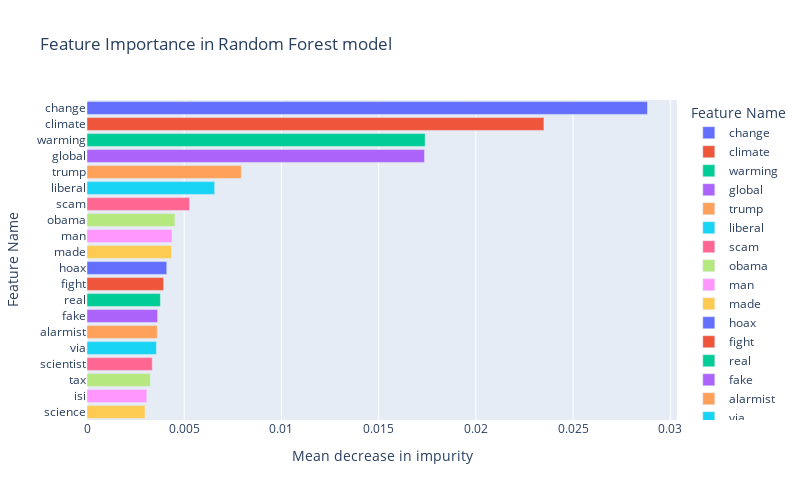

The code cell stored with this chart in its notebook:
### Markdown cell above
<h3>Feature importance</h3>

As the replacing approach seemed to perform best, we will take a look at the feature importance of the logistic regression model.

### Code cell
# Get feature names from tf-idf.
feature_names = tf_idf_replace.get_feature_names_out()

# Get feature importances from random forest model.
importances = rf_replace.feature_importances_

# Create dataframe.
feature_importance = pd.DataFrame(feature_names, columns=["feature"])
feature_importance["importance"] = importances
feature_importance = feature_importance.sort_values(by=["importance"], ascending=False).head(20)

# Visualize feature importance.
fig = px.bar(feature_importance, y="feature", x="importance", orientation="h",  title ="Feature Importance in Random Forest model", width=800, height=500, labels={"feature": "Feature Name", "importance": "Mean decrease in impurity"}, color="feature")
fig.update_layout(yaxis={"categoryorder":"total ascending"})
fig.show()

### Figure 1 — Plotly figure (JSON) as saved in the notebook; plotly's stock layout.template omitted (floating-point values rounded to 4 significant figures)
{"data": [{"alignmentgroup": "True", "hovertemplate": "Feature Name=%{y}<br>Mean decrease in impurity=%{x}<extra></extra>", "legendgroup": "change", "marker": {"color": "#636efa", "pattern": {"shape": ""}}, "name": "change", "offsetgroup": "change", "orientation": "h", "showlegend": true, "textposition": "auto", "type": "bar", "x": [0.02883], "xaxis": "x", "y": ["change"], "yaxis": "y"}, {"alignmentgroup": "True", "hovertemplate": "Feature Name=%{y}<br>Mean decrease in impurity=%{x}<extra></extra>", "legendgroup": "climate", "marker": {"color": "#EF553B", "pattern": {"shape": ""}}, "name": "climate", "offsetgroup": "climate", "orientation": "h", "showlegend": true, "textposition": "auto", "type": "bar", "x": [0.0235], "xaxis": "x", "y": ["climate"], "yaxis": "y"}, {"alignmentgroup": "True", "hovertemplate": "Feature Name=%{y}<br>Mean decrease in impurity=%{x}<extra></extra>", "legendgroup": "warming", "marker": {"color": "#00cc96", "pattern": {"shape": ""}}, "name": "warming", "offsetgroup": "warming", "orientation": "h", "showlegend": true, "textposition": "auto", "type": "bar", "x": [0.01739], "xaxis": "x", "y": ["warming"], "yaxis": "y"}, {"alignmentgroup": "True", "hovertemplate": "Feature Name=%{y}<br>Mean decrease in impurity=%{x}<extra></extra>", "legendgroup": "global", "marker": {"color": "#ab63fa", "pattern": {"shape": ""}}, "name": "global", "offsetgroup": "global", "orientation": "h", "showlegend": true, "textposition": "auto", "type": "bar", "x": [0.01736], "xaxis": "x", "y": ["global"], "yaxis": "y"}, {"alignmentgroup": "True", "hovertemplate": "Feature Name=%{y}<br>Mean decrease in impurity=%{x}<extra></extra>", "legendgroup": "trump", "marker": {"color": "#FFA15A", "pattern": {"shape": ""}}, "name": "trump", "offsetgroup": "trump", "orientation": "h", "showlegend": true, "textposition": "auto", "type": "bar", "x": [0.007934], "xaxis": "x", "y": ["trump"], "yaxis": "y"}, {"alignmentgroup": "True", "hovertemplate": "Feature Name=%{y}<br>Mean decrease in impurity=%{x}<extra></extra>", "legendgroup": "liberal", "marker": {"color": "#19d3f3", "pattern": {"shape": ""}}, "name": "liberal", "offsetgroup": "liberal", "orientation": "h", "showlegend": true, "textposition": "auto", "type": "bar", "x": [0.006566], "xaxis": "x", "y": ["liberal"], "yaxis": "y"}, {"alignmentgroup": "True", "hovertemplate": "Feature Name=%{y}<br>Mean decrease in impurity=%{x}<extra></extra>", "legendgroup": "scam", "marker": {"color": "#FF6692", "pattern": {"shape": ""}}, "name": "scam", "offsetgroup": "scam", "orientation": "h", "showlegend": true, "textposition": "auto", "type": "bar", "x": [0.005275], "xaxis": "x", "y": ["scam"], "yaxis": "y"}, {"alignmentgroup": "True", "hovertemplate": "Feature Name=%{y}<br>Mean decrease in impurity=%{x}<extra></extra>", "legendgroup": "obama", "marker": {"color": "#B6E880", "pattern": {"shape": ""}}, "name": "obama", "offsetgroup": "obama", "orientation": "h", "showlegend": true, "textposition": "auto", "type": "bar", "x": [0.004521], "xaxis": "x", "y": ["obama"], "yaxis": "y"}, {"alignmentgroup": "True", "hovertemplate": "Feature Name=%{y}<br>Mean decrease in impurity=%{x}<extra></extra>", "legendgroup": "man", "marker": {"color": "#FF97FF", "pattern": {"shape": ""}}, "name": "man", "offsetgroup": "man", "orientation": "h", "showlegend": true, "textposition": "auto", "type": "bar", "x": [0.004372], "xaxis": "x", "y": ["man"], "yaxis": "y"}, {"alignmentgroup": "True", "hovertemplate": "Feature Name=%{y}<br>Mean decrease in impurity=%{x}<extra></extra>", "legendgroup": "made", "marker": {"color": "#FECB52", "pattern": {"shape": ""}}, "name": "made", "offsetgroup": "made", "orientation": "h", "showlegend": true, "textposition": "auto", "type": "bar", "x": [0.004345], "xaxis": "x", "y": ["made"], "yaxis": "y"}, {"alignmentgroup": "True", "hovertemplate": "Feature Name=%{y}<br>Mean decrease in impurity=%{x}<extra></extra>", "legendgroup": "hoax", "marker": {"color": "#636efa", "pattern": {"shape": ""}}, "name": "hoax", "offsetgroup": "hoax", "orientation": "h", "showlegend": true, "textposition": "auto", "type": "bar", "x": [0.004102], "xaxis": "x", "y": ["hoax"], "yaxis": "y"}, {"alignmentgroup": "True", "hovertemplate": "Feature Name=%{y}<br>Mean decrease in impurity=%{x}<extra></extra>", "legendgroup": "fight", "marker": {"color": "#EF553B", "pattern": {"shape": ""}}, "name": "fight", "offsetgroup": "fight", "orientation": "h", "showlegend": true, "textposition": "auto", "type": "bar", "x": [0.003941], "xaxis": "x", "y": ["fight"], "yaxis": "y"}, {"alignmentgroup": "True", "hovertemplate": "Feature Name=%{y}<br>Mean decrease in impurity=%{x}<extra></extra>", "legendgroup": "real", "marker": {"color": "#00cc96", "pattern": {"shape": ""}}, "name": "real", "offsetgroup": "real", "orientation": "h", "showlegend": true, "textposition": "auto", "type": "bar", "x": [0.003774], "xaxis": "x", "y": ["real"], "yaxis": "y"}, {"alignmentgroup": "True", "hovertemplate": "Feature Name=%{y}<br>Mean decrease in impurity=%{x}<extra></extra>", "legendgroup": "fake", "marker": {"color": "#ab63fa", "pattern": {"shape": ""}}, "name": "fake", "offsetgroup": "fake", "orientation": "h", "showlegend": true, "textposition": "auto", "type": "bar", "x": [0.00363], "xaxis": "x", "y": ["fake"], "yaxis": "y"}, {"alignmentgroup": "True", "hovertemplate": "Feature Name=%{y}<br>Mean decrease in impurity=%{x}<extra></extra>", "legendgroup": "alarmist", "marker": {"color": "#FFA15A", "pattern": {"shape": ""}}, "name": "alarmist", "offsetgroup": "alarmist", "orientation": "h", "showlegend": true, "textposition": "auto", "type": "bar", "x": [0.003616], "xaxis": "x", "y": ["alarmist"], "yaxis": "y"}, {"alignmentgroup": "True", "hovertemplate": "Feature Name=%{y}<br>Mean decrease in impurity=%{x}<extra></extra>", "legendgroup": "via", "marker": {"color": "#19d3f3", "pattern": {"shape": ""}}, "name": "via", "offsetgroup": "via", "orientation": "h", "showlegend": true, "textposition": "auto", "type": "bar", "x": [0.003571], "xaxis": "x", "y": ["via"], "yaxis": "y"}, {"alignmentgroup": "True", "hovertemplate": "Feature Name=%{y}<br>Mean decrease in impurity=%{x}<extra></extra>", "legendgroup": "scientist", "marker": {"color": "#FF6692", "pattern": {"shape": ""}}, "name": "scientist", "offsetgroup": "scientist", "orientation": "h", "showlegend": true, "textposition": "auto", "type": "bar", "x": [0.003356], "xaxis": "x", "y": ["scientist"], "yaxis": "y"}, {"alignmentgroup": "True", "hovertemplate": "Feature Name=%{y}<br>Mean decrease in impurity=%{x}<extra></extra>", "legendgroup": "tax", "marker": {"color": "#B6E880", "pattern": {"shape": ""}}, "name": "tax", "offsetgroup": "tax", "orientation": "h", "showlegend": true, "textposition": "auto", "type": "bar", "x": [0.003253], "xaxis": "x", "y": ["tax"], "yaxis": "y"}, {"alignmentgroup": "True", "hovertemplate": "Feature Name=%{y}<br>Mean decrease in impurity=%{x}<extra></extra>", "legendgroup": "isi", "marker": {"color": "#FF97FF", "pattern": {"shape": ""}}, "name": "isi", "offsetgroup": "isi", "orientation": "h", "showlegend": true, "textposition": "auto", "type": "bar", "x": [0.003078], "xaxis": "x", "y": ["isi"], "yaxis": "y"}, {"alignmentgroup": "True", "hovertemplate": "Feature Name=%{y}<br>Mean decrease in impurity=%{x}<extra></extra>", "legendgroup": "science", "marker": {"color": "#FECB52", "pattern": {"shape": ""}}, "name": "science", "offsetgroup": "science", "orientation": "h", "showlegend": true, "textposition": "auto", "type": "bar", "x": [0.002983], "xaxis": "x", "y": ["science"], "yaxis": "y"}], "layout": {"barmode": "relative", "height": 500, "legend": {"title": {"text": "Feature Name"}, "tracegroupgap": 0}, "title": {"text": "Feature Importance in Random Forest model"}, "width": 800, "xaxis": {"anchor": "y", "domain": [0, 1], "title": {"text": "Mean decrease in impurity"}}, "yaxis": {"anchor": "x", "categoryarray": ["science", "isi", "tax", "scientist", "via", "alarmist", "fake", "real", "fight", "hoax", "made", "man", "obama", "scam", "liberal", "trump", "global", "warming", "climate", "change"], "categoryorder": "total ascending", "domain": [0, 1], "title": {"text": "Feature Name"}}}}
